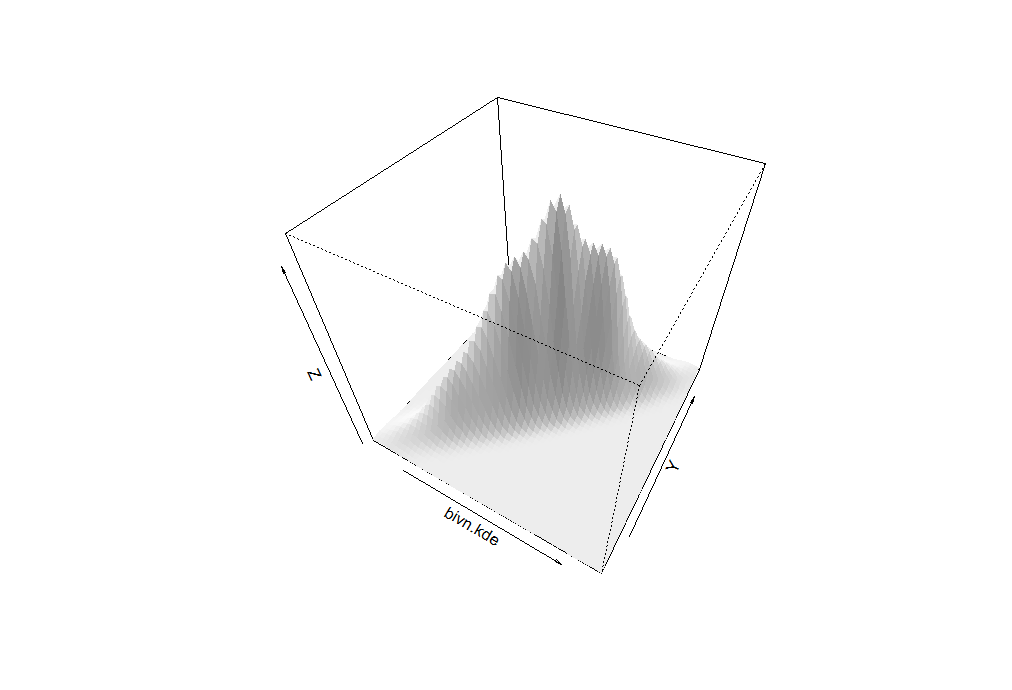

The script that drew this image:
# lets first simulate a bivariate normal sample
library(MASS)
bivn <- mvrnorm(1000, mu = c(0, 0), Sigma = matrix(c(1, 1,1, 1), 2))

# now we do a kernel density estimate
bivn.kde <- kde2d(bivn[,1], bivn[,2], n = 50)

# fancy perspective
persp(bivn.kde, phi = 45, theta = 30, shade = .1, border = NA)
